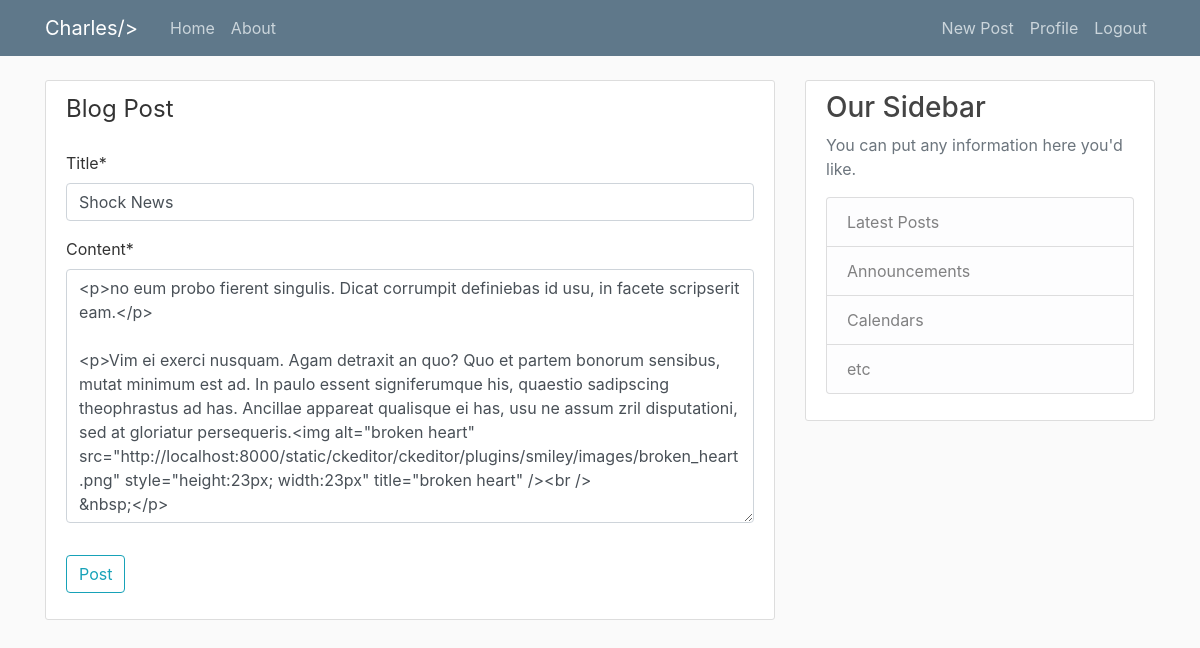
Screenshot of /post/10/update/ (signed in) with the database file from the repository.
### blog/models.py (models this page shows, shortened)
class Post(models.Model):
    title = models.CharField(max_length=100)
    content = RichTextUploadingField()
    date_posted = models.DateTimeField(default=timezone.now)
    author = models.ForeignKey(User, on_delete=models.CASCADE)
    file_all = models.FileField(upload_to='uploads')

### blog/views.py (the view, shortened to what this page needs)
# urls.py: path('post/<int:pk>/update/', PostUpdateView.as_view(), name='post-update'),
class PostUpdateView(LoginRequiredMixin, UserPassesTestMixin, UpdateView):
    model = Post
    fields = ['title', 'content']
    def test_func(self):
        post = self.get_object()
        if self.request.user == post.author:
            return True
        return False

### blog/templates/blog/post_form.html (shortened to what this page needs)
{% extends "blog/base.html" %}
{% load crispy_forms_tags %}
{% block content %}
      <div class="content-section">
        <form action="" method="POST">
          <fieldset class="form-group">
            <legend class="border-button mb-4">Blog Post</legend>
            {{ form|crispy }}
          </fieldset>
          <div class="form-group">
            <button type="submit" class="btn btn-outline-info">Post</button>
          </div>
        </form>
      </div>
{% endblock content %}

### blog/templates/blog/base.html (shortened to what this page needs)
{% load static %}
<!DOCTYPE html>
<html lang="en" dir="ltr">
  <head>
    <link rel="stylesheet" href="https://stackpath.bootstrapcdn.com/bootstrap/4.3.1/css/bootstrap.min.css">
    <link rel="stylesheet" type="text/css" href="{% static 'blog/main.css' %}">
  </head>
   <body>
    <header class="site-header">
      <nav class="navbar navbar-expand-md navbar-dark bg-steel fixed-top">
        <div class="container">
          <a class="navbar-brand mr-4" href="{% url 'blog-home' %}">Charles/></a>
           <div class="collapse navbar-collapse" id="navbarToggle">
             <div class="navbar-nav mr-auto">
               <a class="nav-item nav-link" href="{% url 'blog-home' %}">Home</a>
               <a class="nav-item nav-link" href="{% url 'blog-about' %}">About</a>
             </div>
             <div class="navbar-nav">
               {% if user.is_authenticated %}
                  <a class="nav-item nav-link" href="{% url 'post-create' %}">New Post</a>
                  <a class="nav-item nav-link" href="{% url 'profile' %}">Profile</a>
                  <a class="nav-item nav-link" href="{% url 'logout' %}">Logout</a>
               {% else %}
                  <a class="nav-item nav-link" href="{% url 'login' %}">Login</a>
                  <a class="nav-item nav-link" href="{% url 'register' %}">Register</a>
               {% endif %}
            </div>
          </div>
        </div>
      </nav>
    </header>
  <main role="main" class="container">
  <div class="row">
    <div class="col-md-8">
      {% block content %}{% endblock %}
    </div>
     <div class="col-md-4">
       <div class="content-section">
         <h3>Our Sidebar</h3>
         <p class='text-muted'>You can put any information here you'd like.
           <ul class="list-group">
             <li class="list-group-item list-group-item-light">Latest Posts</li>
             <li class="list-group-item list-group-item-light">Announcements</li>
             <li class="list-group-item list-group-item-light">Calendars</li>
             <li class="list-group-item list-group-item-light">etc</li>
           </ul>
         </p>
       </div>
     </div>
   </div>
</main>
  </body>
</html>

### blog/static/blog/main.css (style rules this page uses)
body { background: #fafafa; color: #333333; margin-top: 5rem; }
h1, h2, h3, h4, h5, h6 { color: #444444; }
ul { margin: 0; }
.bg-steel { background-color: #5f788a; }
.site-header .navbar-nav .nav-link { color: #cbd5db; }
.content-section { background: #ffffff; padding: 10px 20px; border: 1px solid #dddddd; border-radius: 3px; margin-bottom: 20px; }

### rows the page displays
Post: title "Shock News", content "<p>no eum probo fierent singulis. Dicat corrumpit definiebas id usu, in facete scripserit eam.</p> <p>Vim ei exerci nusquam. Agam detraxit an quo? Quo et partem bonorum sensibus, mutat minimum est ad. In paulo essent signiferumque his, quaestio sadipscing theophrastus ad has. Ancillae appareat qualisque ei has, usu ne assum zril disputationi, sed at gloriatur persequeris.<img alt=\"broken heart\" src=\"http://localhost:8000/static/ckeditor/ckeditor/plugins/smiley/images/broken_heart.png\" style=\"height:23px; width:23px\" title=\"broken heart\" /><br /> &nbsp;</p>"
